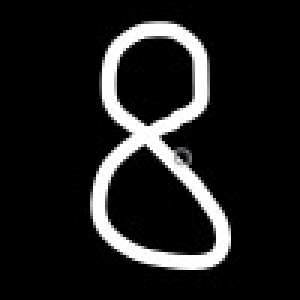
#> input picture images/8.jpg, 100 x 100 px (shown 3 times larger)
$ python main.py
#> lines starting #> are read from the running program, lines starting #| are printed output that depends on the picture
### My_Framework/tools.py
import numpy as np
import matplotlib.pyplot as plt


def get_degree (x, y):
  degree = 361
  if x != 0:
    if y != 0:
      rad = np.arctan(y / x)
      degree = np.round(rad * 180 / 3.1416)
      if degree < 0:
        if y > 0: degree += 180
        else: degree += 360
      else:
        if y < 0: degree += 180
    else:
      if x > 0: degree = 0
      else: degree = 180
  else:
    if y < 0: degree = 270
    elif y > 0: degree = 90

  return degree


def get_neib_distance (const, sigma):
  decay_value = 1
  n_neib = 0

  while decay_value > 0.1:
    n_neib += 1
    decay_value = np.exp(-(const * n_neib) / sigma**2)

  return n_neib


# [65 lines left out: functions get_neib_relation_mat, a_get_projection, not called in this run]


def get_projection (degree, r_dist, const, sigma):
  length = r_dist
  DF = np.exp(- length**2 / sigma**2)
  rad = 2 * np.deg2rad(degree)

  #tensor_vote = DF * np.array(
  #    [[(np.cos(rad))**2, -np.sin(rad) * np.cos(rad)],
  #    [-np.sin(rad) * np.cos(rad), (np.sin(rad))**2]])
  tensor_vote = DF * np.array(
      [[np.sin(rad)**2, -np.sin(rad) * np.cos(rad)],
      [- np.sin(rad) * np.cos(rad), np.cos(rad)**2]])
  return tensor_vote


def get_projection_mat (n_neib, const, sigma):

  kernel_size = 2 * n_neib + 1

  projection_mat = np.zeros((kernel_size**2, 2, 2))
  pos = 0

  for y in range(-n_neib, n_neib + 1):
    for x in range(-n_neib, n_neib + 1):
      r = np.sqrt(x**2 + y**2)
      if r != 0:
        degree = get_degree(x, -y)

        projection_mat[pos] = get_projection(degree, r, const, sigma)
      pos += 1

  projection_mat = np.reshape(projection_mat, (kernel_size, kernel_size, 2, 2))
  projection_mat[n_neib][n_neib] = np.array([[1,0],[0,1]])
  return projection_mat


def visualize_direction(grid_h, grid_w, grid_span, vec_mat):
  x_pos = np.arange(0,grid_w,grid_span)
  y_pos = np.arange(0,grid_h,grid_span)

  X, Y = np.meshgrid(x_pos, y_pos)

  shape = np.shape(vec_mat)

  U = np.zeros((shape[0], shape[1]))
  V = np.zeros((shape[0], shape[1]))

  h = shape[0]

  for row in range(0, shape[0]):
    for col in range(0, shape[1]):
      tensor = vec_mat[row][col]

      val, vec = np.linalg.eig(tensor)

      #rad = np.deg2rad(get_degree(vec[0][0], vec[1][1]))
      U[h - row - 1][col] = vec[0][0]
      V[h - row - 1][col] = vec[1][1]

      #U[h - row - 1][col] = np.cos(rad) * 100
      #V[h - row - 1][col] = np.sin(rad) * 100

  #fig, ax = plt.subplots()
  #ax.quiver(X, Y, U, V)

  plt.figure()
  plt.quiver(X, Y, U, V)

  plt.show()

### My_Framework/collect_vote.py
import numpy as np
from tools import *
import copy


def initialize_tensor (img, projection_mat, n_neib, const, sigma, noise):

  kernel_size = 2 * n_neib + 1

  pad_img = np.pad(img, n_neib, mode="constant")
  shape = np.shape(pad_img)

  accumulated_tensor_mat = np.zeros((shape[0], shape[1], 2, 2))

  for row in range(n_neib, shape[0] - n_neib):
    for col in range(n_neib, shape[1] - n_neib):
      # if i am 0, should i collect?
      if pad_img[row][col] > noise:
        receivers = pad_img[row - n_neib : row + n_neib + 1, col - n_neib : col + n_neib + 1]
        receivers_reshape = np.reshape(receivers, (kernel_size, kernel_size, 1, 1))

        all_projection = receivers_reshape * projection_mat

        all_projection_reshape = np.reshape(all_projection, (-1, 2, 2))
        summa = sum(all_projection_reshape)

        accumulated_tensor_mat[row][col] = summa

  #val_mat, vec_mat = eigen_decompose(accumulated_tensor_mat, n_neib)
  return accumulated_tensor_mat


def collect_votes (mat, projection_mat, n_neib, const, sigma):

  kernel_size = 2 * n_neib + 1

  shape = np.shape(mat)
  accumulated_tensor_mat = np.zeros(shape)

  for row in range(n_neib, shape[0] - n_neib):
    for col in range(n_neib, shape[1] - n_neib):

      receivers = copy.copy(mat[row - n_neib : row + n_neib + 1, col - n_neib : col + n_neib + 1])

      all_projection = np.multiply(receivers, projection_mat)

      all_projection_reshape = np.reshape(all_projection, (-1, 2, 2))

      accumulated_tensor_mat[row][col] = sum(all_projection_reshape)

  return accumulated_tensor_mat


def eigen_decompose (mat, n_neib):
  shape = np.shape(mat)
  val_mat = np.zeros((shape[0], shape[1]))
  vec_mat = np.zeros((shape[0], shape[1], 2, 2))

  for row in range(n_neib, shape[0] - n_neib):
    for col in range(n_neib, shape[1] - n_neib):
      t = mat[row][col]
      val, vec = np.linalg.eig(t)

      eig_diff = abs(abs(val[0]) - abs(val[1]))
      val_mat[row][col] = eig_diff

      vec_mat[row][col] = vec
  return val_mat, mat


def threshold (vals, vecs, n_neib, percent):
  shape = np.shape(vals)
  val_mat = vals
  vec_mat = vecs

  unique_list = np.unique(val_mat)
  sort_list = np.sort(unique_list)

  list_length = np.size(sort_list)
  print(list_length)

  threshold_point = sort_list[ int(np.ceil(list_length * percent)) ]
  max_eigval = sort_list[-1] - threshold_point

  for row in range(n_neib, shape[0] - n_neib):
    for col in range(n_neib, shape[1] - n_neib):
      pix = val_mat[row][col]
      if pix < threshold_point:
        val_mat[row][col] = 0
      else:
        val_mat[row][col] = np.floor((pix - threshold_point) / max_eigval * 255)

  return val_mat, vec_mat

### My_Framework/tensor_voting.py
import numpy as np
from collect_vote import *
from tools import *


def iterative_tv (img, sigma, percent, iteration, noise):
  const = -16 * np.log(0.1) * (sigma - 1) / 3.1416**2

  n_neib = get_neib_distance(const, sigma)

  projection_mat = get_projection_mat(n_neib, const, sigma)

  vec_mat = initialize_tensor(img, projection_mat, n_neib, const, sigma, noise)

  val_mat = img

  while iteration > 0:
    tensor_mat = collect_votes(vec_mat, projection_mat, n_neib, const, sigma)
    val_mat, vec_mat = eigen_decompose(tensor_mat, n_neib)
    val_mat, vec_mat = threshold(val_mat, vec_mat, n_neib, percent)
    iteration -= 1

  size = np.shape(val_mat)
  result_val = val_mat[n_neib : size[0] - n_neib, n_neib : size[1] - n_neib]
  result_vec = vec_mat[n_neib : size[0] - n_neib, n_neib : size[1] - n_neib]
  return result_val, result_vec


# [12 lines left out: function tensor_voting, not called in this run]

### My_Framework/main.py
import cv2
from tensor_voting import *
from tools import visualize_direction
import numpy as np
from PIL import Image

img = cv2.imread("../images/8.jpg", cv2.IMREAD_GRAYSCALE)
#> img: shape (100, 100); min 0, max 255, mean 29.4
size = np.shape(img)
#> size = (100, 100)


pix, vec = iterative_tv(img, 3, 0.01, 5, 55)
#> in initialize_tensor, `pad_img = np.pad(img, n_neib, mode="constant")`:
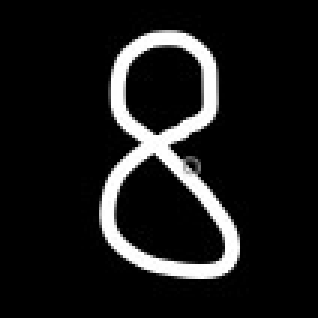
#> pad_img: shape (106, 106) (shown 3 times larger); min 0, max 255, mean 26.2
#> the loop in iterative_tv, `while iteration > 0:` made 5 passes
#> (list_length in threshold, threshold_point in threshold, max_eigval in threshold) on passes 1 to 5: (2931, 41.62, 6289.5), (4378, 25.19, 73001.4), (5577, 3.75, 840449.8), (6407, 3.35, 9810243.3), (7115, 2.38, 119937586.4)
#| 2931
#| 4378
#| 5577
#| 6407
#| 7115
#> pass 1, in iterative_tv, `val_mat, vec_mat = eigen_decompose(tensor_mat, n_neib)`:
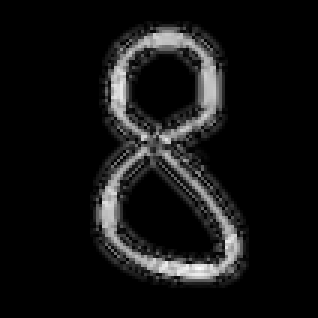
#> val_mat: shape (106, 106) float64 (shown 3 times larger); min 0, max 6331.1, mean 493.3; drawn with min black and max white
#> pass 2, in iterative_tv, `val_mat, vec_mat = eigen_decompose(tensor_mat, n_neib)`:
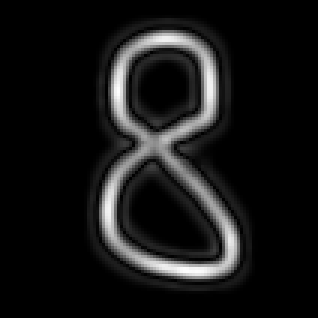
#> val_mat: shape (106, 106) float64 (shown 3 times larger); min 0, max 73026.6, mean 6297.4; drawn with min black and max white
#> after the loop in iterative_tv, `while iteration > 0:`: iteration = 0
#> in iterative_tv, `result_val = val_mat[n_neib : size[0] - n_neib, n_neib : size[1] - n_n..`:
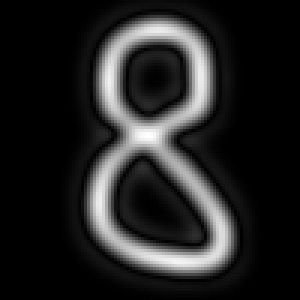
#> result_val: shape (100, 100) float64 (shown 3 times larger); min 0, max 255, mean 35

visualize_direction(size[0], size[1], 1, vec)
#> after the loop in visualize_direction, `for row in range(0, shape[0]):`:
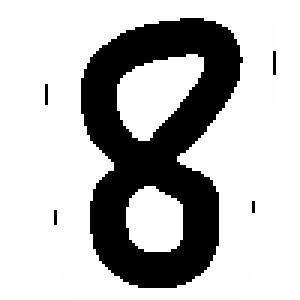
#> U: shape (100, 100) float64 (shown 3 times larger); min -1, max 1, mean 0.464; drawn with min black and max white
#> in visualize_direction, `plt.quiver(X, Y, U, V)`:
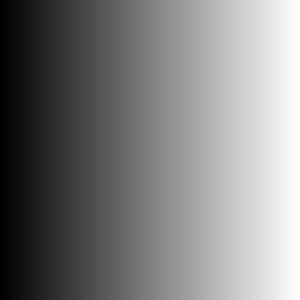
#> X: shape (100, 100) int64 (shown 3 times larger); min 0, max 99, mean 49.5; drawn with min black and max white
#> in visualize_direction, `plt.show()`:
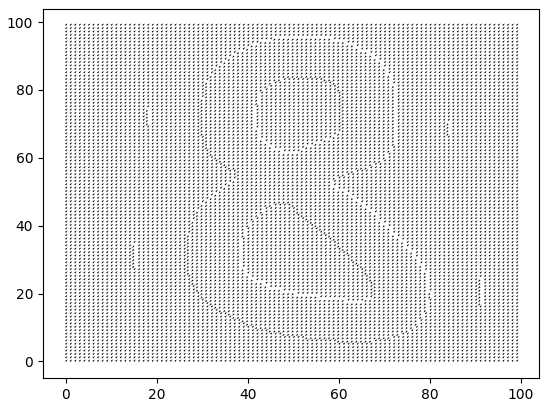
#> figure drawn by matplotlib, 1 panel

pixV = np.reshape(pix, (size[0] * size[1]))
#> pixV = 10000 values, max 255 at index 4549, min 0 at index 0, mean 35.03

new = Image.new("L", (size[1], size[0]), 255)
#> new: PIL image 100x100 L; every value is 255
new.putdata(pixV)
new.save('8.jpg')
